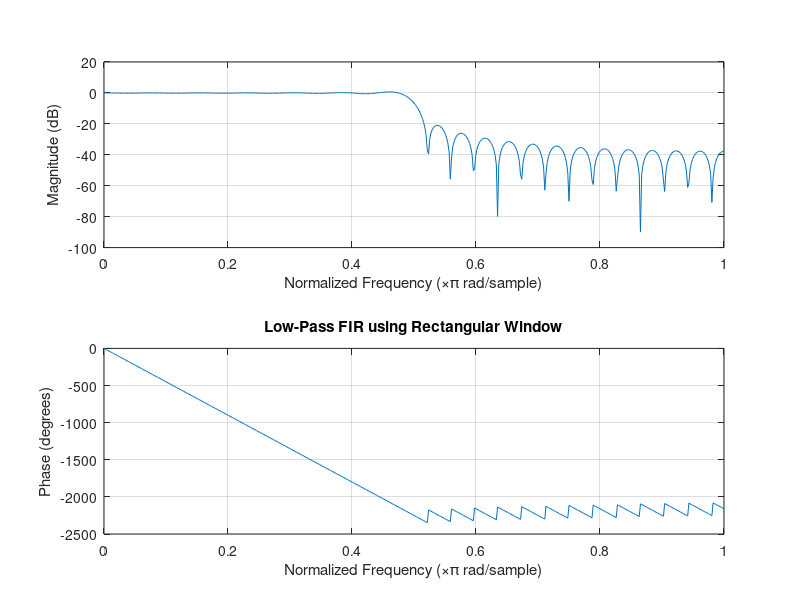
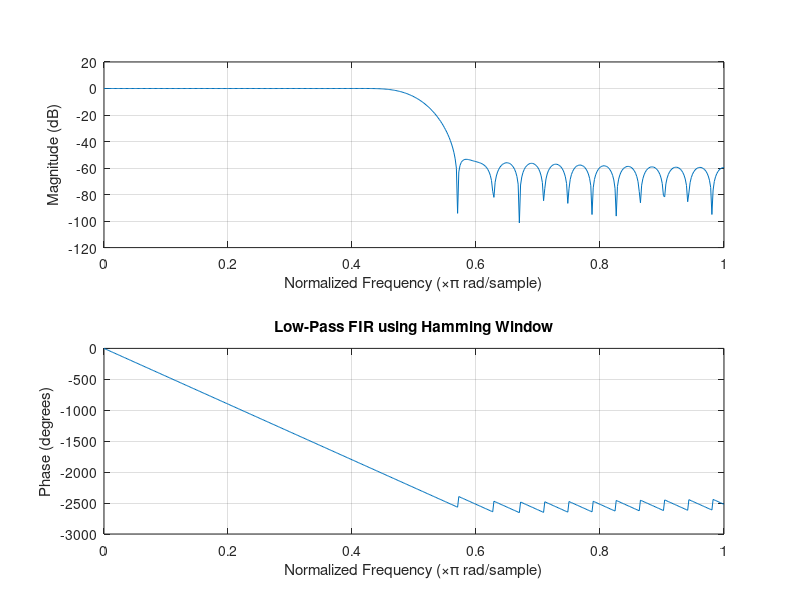
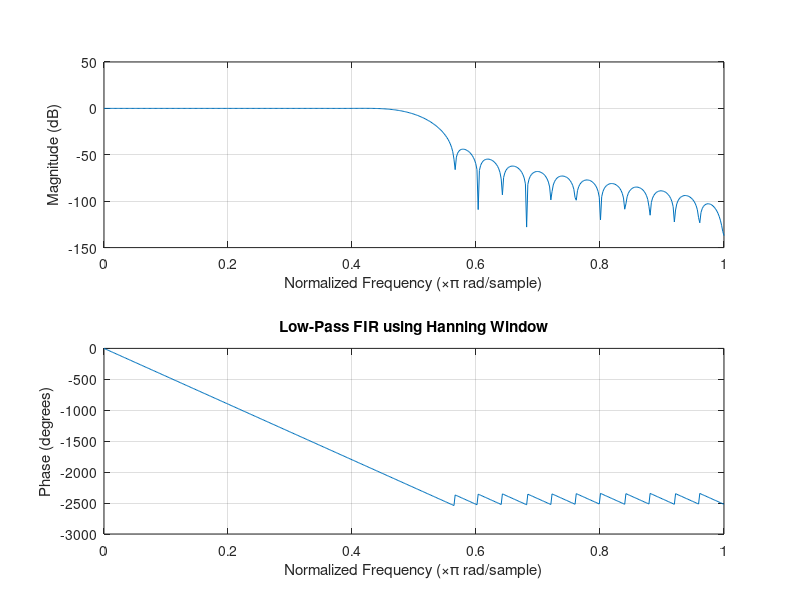

Write MATLAB code to recreate these figures, in order.
clc;
clear;
close all;

%% --- Input Parameters ---

fp = 1000;          % Passband cutoff frequency (Hz)
fs = 4000;          % Sampling frequency (Hz)
N  = 50;            % Filter order
wc = fp/(fs/2);     % Normalized cutoff frequency (0 to 1)

%% --- 1. FIR Low-Pass using Rectangular Window ---

b_rect = fir1(N, wc, 'low', rectwin(N+1));

disp('--- Rectangular Window Coefficients ---');
disp(b_rect');

%% --- 2. FIR Low-Pass using Hamming Window ---

b_hamm = fir1(N, wc, 'low', hamming(N+1));

disp('--- Hamming Window Coefficients ---');
disp(b_hamm');

%% --- 3. FIR Low-Pass using Hanning Window ---

b_hann = fir1(N, wc, 'low', hanning(N+1));

disp('--- Hanning Window Coefficients ---');
disp(b_hann');

%% --- Plot Frequency Responses ---

figure;
freqz(b_rect, 1);
title('Low-Pass FIR using Rectangular Window');

figure;
freqz(b_hamm, 1);
title('Low-Pass FIR using Hamming Window');

figure;
freqz(b_hann, 1);
title('Low-Pass FIR using Hanning Window');
